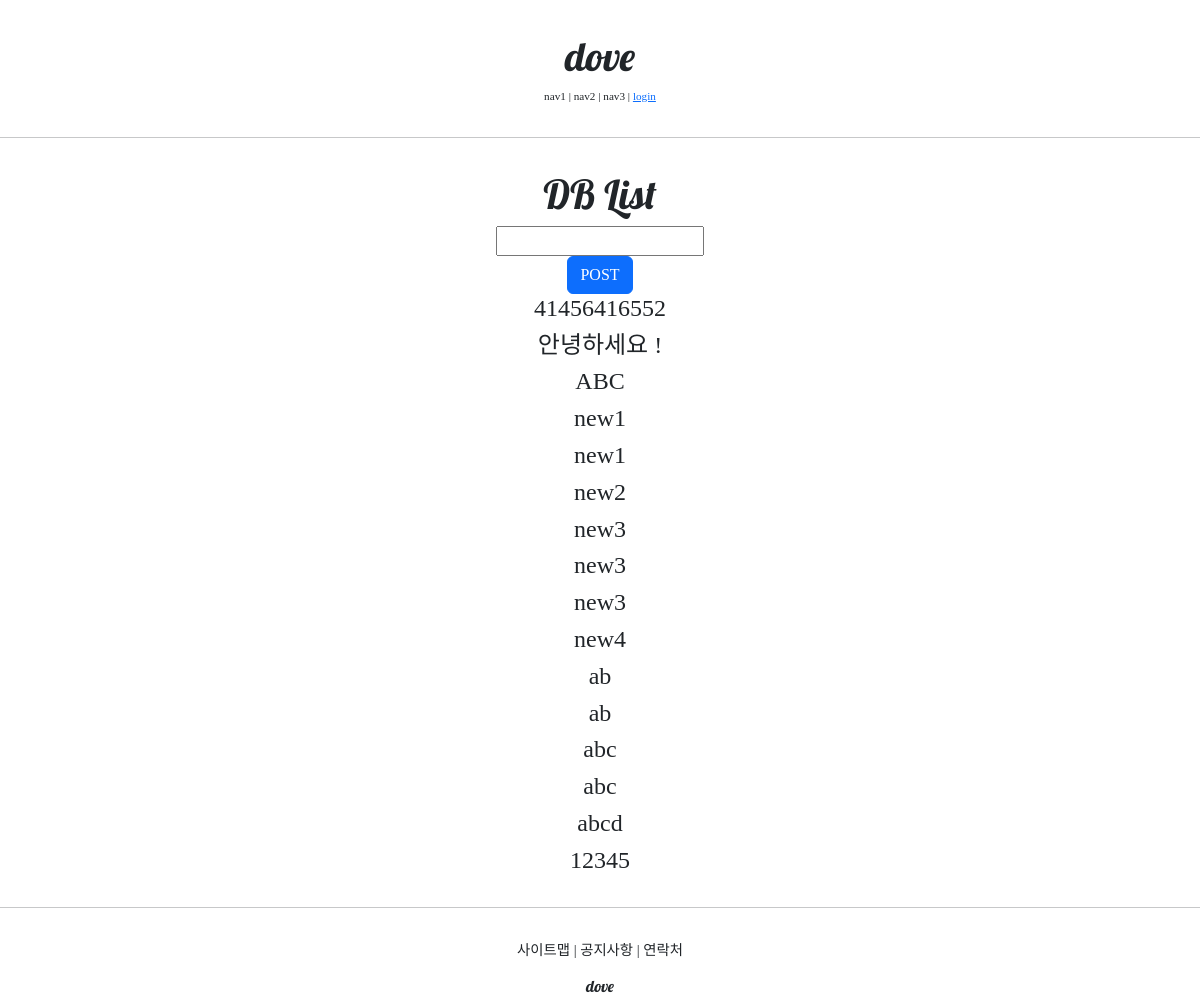
Before: /account/hello_world/ with the older database file.
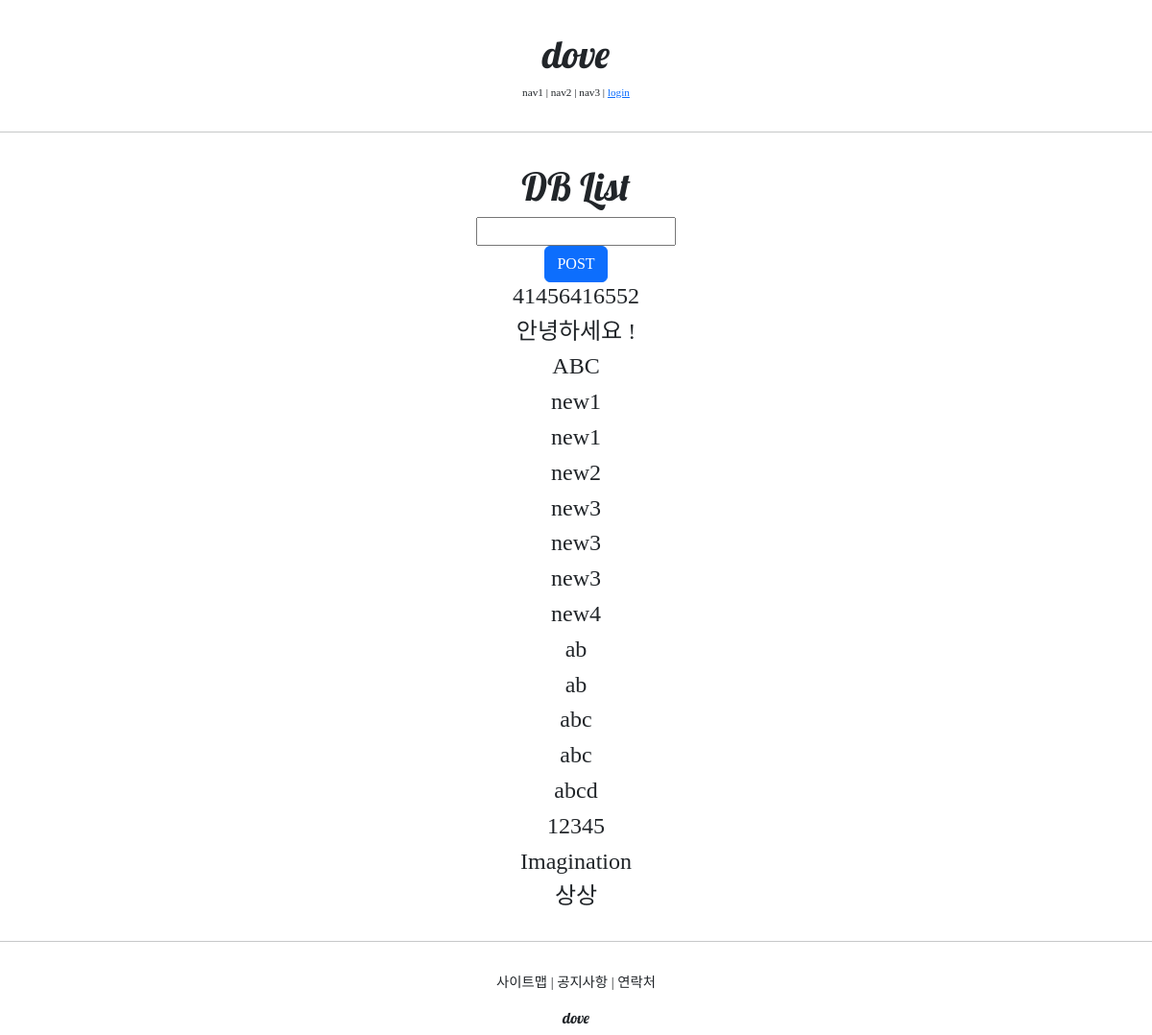
After: the same page with the newer database file.
### accountapp/models.py (models this page shows)
class HelloWorld(models.Model): #HelloWorld 객체는 text 멤버변수를 가지고 있다.
    text = models.CharField(max_length=255, null=False)

### accountapp/views.py (the view)
# urls.py: path('hello_world/', hello_world, name='hello_world'),
def hello_world(request):
    if request.method=="POST":
        temp = request.POST.get('hello_world_input') #request의 post 요청 (하지만 대문자로 써야 한다)에서  input 태그의 name속성값이 hello_world_input인 것의 데이터를 가져와라
        new_hello_world = HelloWorld() #인스턴스 생성 (객체 타입은 HelloWorld이다)
        new_hello_world.text = temp
        new_hello_world.save() #DB에 new_hello_world 인스턴스를 저장
        hello_world_list = HelloWorld.objects.all() #HelloWorld 클래스 타입 내장 기본 함수여서 HelloWorld.을 쓰나보다?
        return HttpResponseRedirect(reverse('accountapp:hello_world')) #/accountapp/urls.py의 app_name을 입력하면 알아서 urlpatterns의 경로를 참고하여 account/hello_world로 변환된다.
    else:
        hello_world_list = HelloWorld.objects.all()
        return render(request, 'accountapp/hello_world.html', context={'hello_world_list': hello_world_list}) #/accountapp/hello_world가 아니다. 앞에 /는 꼭 빼야 한다 context는 보내줄 데이터다

### accountapp/templates/accountapp/hello_world.html (shortened to what this page needs)
{% extends 'base.html' %}
{% block content %}
<div style="border-radius:1rem; margin:2rem; text-align:center;">
<h1 style="font-family: 'Lobster', cursive;">
    DB List
    </h1>
    <form action="/account/hello_world/" method="post">
        <div>
            <input type="text" name="hello_world_input">
        </div>
        <div>
            <input type="submit" class="btn btn-primary" value="POST">
        </div>
    </form>
    {% if hello_world_list %}
    	{% for i in hello_world_list %}
    	<h4>
        {{ i.text }}
    	</h4>
    	{% endfor %}
    {% endif %}
</div>
{% endblock %}

Changed rows visible on the page:
added HelloWorld: text "Imagination"
added HelloWorld: text "상상"
